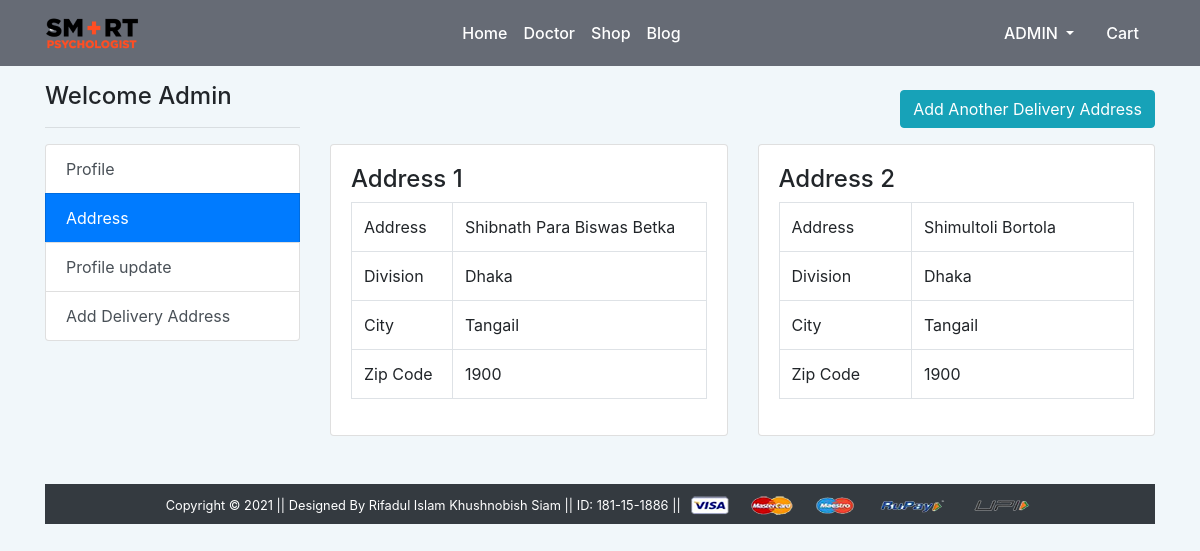
The page /address/ (signed in) on the database its author committed.
### useraccount/models.py (models this page shows, shortened)
class DeliveryAddress(models.Model):
    user = models.ForeignKey(User,on_delete=models.CASCADE)
    home_address = models.CharField(max_length=100,default='')
    division = models.CharField(max_length=100,default='')
    district = models.CharField(max_length=100,default='')
    city = models.CharField(max_length=100,default='')
    zip_code = models.IntegerField(null=True)

### useraccount/views.py (the view)
# urls.py: path('address/',user_views.userAddress,name='address'),
def userAddress(request):
    add = DeliveryAddress.objects.filter(user=request.user)
    return render(request,'useraccount/address.html',{'add':add,'ad_active':'bg-primary text-white'})

### useraccount/templates/useraccount/address.html
{% extends 'core/base.html' %} {% load static %} {% block perpageStyle %}
<link rel="stylesheet" href="{% static 'useraccount/css/style.css' %}" />
{% endblock perpageStyle %} {% block title %} Address Page {% endblock title %}
{% block main-content %}
<div class="container">
    <div class="row">
        <div class="col-md-3 mt-3">
            {% include 'useraccount/profile_sitebar.html' %}
        </div>
        <div class="col-md-9 mx-auto mt-4">
            <div class="text-right mb-3">
                <a class="btn btn-info" href="{% url 'deliveryaddress' %}" role="button">Add Another Delivery
                    Address</a>
            </div>
            <div class="row">
                {% if add %} {% for ad in add %}
                <div class="col-sm-6">
                    <div class="card">
                        <div class="card-body">
                            <h4>Address {{forloop.counter}}</h4>
                            <table class="table table-bordered">
                                <tbody>
                                    <tr>
                                        <td>Address</td>
                                        <td>{{ad.home_address}}</td>
                                    </tr>
                                    <tr>
                                        <td>Division</td>
                                        <td>{{ad.division}}</td>
                                    </tr>
                                    <tr>
                                        <td>City</td>
                                        <td>{{ad.city}}</td>
                                    </tr>
                                    <tr>
                                        <td>Zip Code</td>
                                        <td>{{ad.zip_code}}</td>
                                    </tr>
                                </tbody>
                            </table>
                        </div>
                    </div>
                </div>
                {% endfor %} {% else %}
            </div>
            <div class="alert alert-info mt-5" role="alert">
                Pleace add your delivery address !
                <strong><a href="{% url 'deliveryaddress' %}">Add Delivery Address</a></strong>
            </div>
            {% endif %}
        </div>
    </div>
</div>
{% endblock main-content %}

### core/templates/core/navbar.html (shortened to what this page needs)
{% load static %}
<nav class="navbar navbar-expand-lg navbar-light bg-light sticky-top" id="smrat_navbar">
     <div class="container">
          <a class="navbar-brand" href="{% url 'home' %}"><img src="{% static 'core/images/logo.png' %}" alt=""
                    srcset=""></a>
          <div class="collapse navbar-collapse" id="navbarSupportedContent">
               <ul class="navbar-nav mx-auto">
                    <li class="nav-item active">
                         <a class="nav-link" href="{% url 'home' %}">Home <span class="sr-only">(current)</span></a>
                    </li>
                    <li class="nav-item">
                         <a class="nav-link" href="{% url 'doctor' %}">Doctor</a>
                    </li>
                    <li class="nav-item">
                         <a class="nav-link" href="{% url 'shop' %}">Shop</a>
                    </li>
                    <li class="nav-item">
                         <a class="nav-link" href="{% url 'blog' %}">Blog</a>
                    </li>
               </ul>
               <div>
                    <ul class="navbar-nav mx-auto mb-2 mb-lg-0">
                         {% if request.user.is_authenticated %}
                         <li class="nav-item dropdown mx-2">
                              <a class="nav-link dropdown-toggle text-uppercase" href="#" id="navbarDropdown"
                                   role="button" data-toggle="dropdown" aria-haspopup="true" aria-expanded="false">
                                   {{user}}
                              </a>
                         </li>
                         <li class="nav-item mx-2">
                              <a href="{% url 'cart' %}" class="nav-link text-white"> Cart </a>
                         </li>
                         {% endif %}
                    </ul>
               </div>
          </div>
     </div>
</nav>

### useraccount/templates/useraccount/profile_sitebar.html
{% load static %}
<h4>Welcome {{user | capfirst }}</h4>
<hr>
<div class="list-group">
    <a href="{% url 'profile' %}" class="list-group-item list-group-item-action {{pro_active}}">{{active}} Profile</a>
    <a href="{% url 'address' %}" class="list-group-item list-group-item-action {{ad_active}}">Address</a>
    <a href="{% url 'updateprofile' %}" class="list-group-item list-group-item-action {{up_active}}">Profile update</a>
    <a href="{% url 'deliveryaddress' %}" class="list-group-item list-group-item-action {{dlyAd_active}}">Add Delivery
        Address</a>
</div>

### core/static/core/css/style.css (style rules this page uses)
body { background-color: #f1f7fa !important; }
.navbar-light { background-color: #666b75 !important; color: white; }
.navbar ul li a { color: white !important; font-weight: 500; }

### rows shown on the page
DeliveryAddress: home_address "Shibnath Para Biswas Betka", division "Dhaka", city "Tangail", zip_code "1900"
DeliveryAddress: home_address "Shimultoli Bortola", division "Dhaka", city "Tangail", zip_code "1900"

### other values the page prints
{{ user }} "ADMIN"
{{ user | capfirst }} "Admin"
